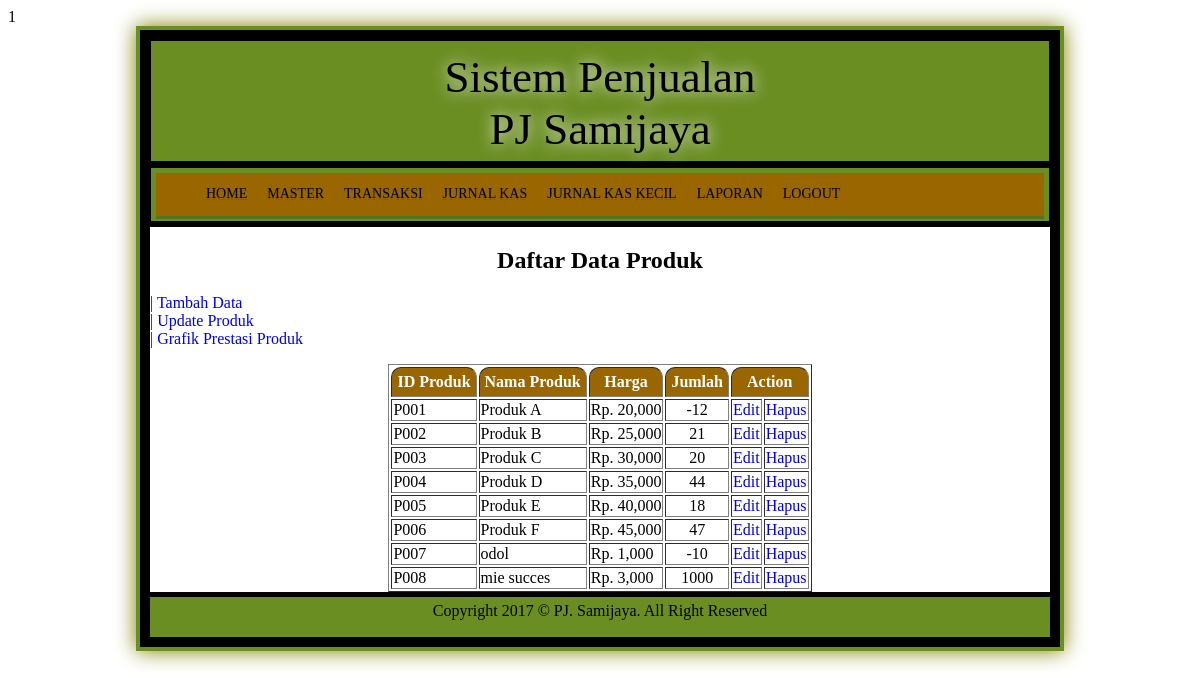
/home.php?page=produk (signed in), run on the app's committed database.
### tables this page shows
CREATE TABLE `produk` (
  `id_produk` char(5) NOT NULL,
  `nama_produk` varchar(40) NOT NULL,
  `harga` int(12) NOT NULL,
  `stok` int(4) NOT NULL
);

### produk/view.php (the view)
<?php include "../koneksi.php"; ?>
<html>
<head>
</head>
<body>
<h2 align="center">Daftar Data Produk</h2>
<?php
	$select="select * from produk";
	$query=mysqli_query($konek,$select);
?>
<p><a style="display: <?php if($_SESSION['level'] == 2 ) echo 'none'; else echo 'block'; ?>" href="home.php?page=input_produk">| Tambah Data</a>
<a style="display: <?php if($_SESSION['level'] == 2 ) echo 'none'; else echo 'block'; ?>" href="home.php?page=tambah_produk">| Update Produk</a>
	<a href="grafik/grafik_produk.php" target="blank">| Grafik Prestasi Produk</a></p>
<table border=1 align='center'>
	<center>
		<thead>
			<tr>
				<th>ID Produk</th><th>Nama Produk</th><th>Harga</th><th>Jumlah</th><th colspan="2">Action</th>
			</tr>
		</thead>
	</center>
<?php
	while($tampil = mysqli_fetch_array ($query)){
	echo "
		<tr>
			<td>$tampil[id_produk]</td>
			<td>$tampil[nama_produk]</td>";
?>
			<td>Rp. <?php if(!empty($tampil[harga])){ echo number_format($tampil[harga],0,'.',','); } ?></td>
<?php
	echo "
			<td align='center'>$tampil[stok]</td>
			";
?>
			<td><a href=home.php?page=edit_produk&id_produk=<?php echo $tampil['id_produk'] ?>>Edit</a></td>
			<td><a href=home.php?page=del_produk&id_produk=<?php echo $tampil['id_produk']?> onClick="return confirm('Apakah Anda Yakin Hapus Data?')">Hapus</a></td>
		</tr>
<?php
}
?>
</table>
</body>
</html>

### style.css (style rules this page uses)
body { background : url(images/back.jpg); font-family : Poor Richard; }
a { text-decoration : none; list-style : none; }
table th { background : #996600; border-top-left-radius : 10px; border-top-right-radius : 10px; padding : 5px; color : white; }

### data on the page
produk: id_produk "P001", nama_produk "Produk A", harga "20,000", stok "-12"
produk: id_produk "P002", nama_produk "Produk B", harga "25,000", stok "21"
produk: id_produk "P003", nama_produk "Produk C", harga "30,000", stok "20"
produk: id_produk "P004", nama_produk "Produk D", harga "35,000", stok "44"
produk: id_produk "P005", nama_produk "Produk E", harga "40,000", stok "18"
produk: id_produk "P006", nama_produk "Produk F", harga "45,000", stok "47"
produk: id_produk "P007", nama_produk "odol", harga "1,000", stok "-10"
produk: id_produk "P008", nama_produk "mie succes", harga "3,000", stok "1000"
